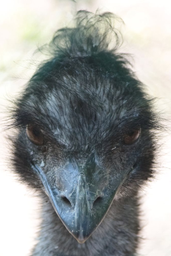
#> input picture lab6/4demosaicking.png, 171 x 256 px, shrunk from 381 x 571 before the run
$ python lab6.py
#> lines starting #> are read from the running program, lines starting #| are printed output that depends on the picture
#> further down, img is the input picture: shape (256, 171, 3) float32; mean R, G, B 0.586, 0.6, 0.595
#!/usr/bin/env python

import os, sys
import matplotlib.image as mpimg
import matplotlib.pyplot as plt
import numpy as np
import math

################################
## mosaic/DEmosaic functions: ##
################################
def mosaic(img, mask):
    mask_lx = len(mask[0])
    mask_ly = len(mask)
    img_lx = len(img[0])
#> img_lx = 171
    img_ly = len(img)
#> img_ly = 256
#    out = np.array([[0]*img_lx]*img_ly, dtype='float')
    out = np.zeros((img_ly,img_lx), 'float')
    for y in range(img_ly):
        for x in range(img_lx):
            out[y][x] = (img[y][x][0]*mask[y%mask_ly][x%mask_lx][0] +
                         img[y][x][1]*mask[y%mask_ly][x%mask_lx][1] +
                         img[y][x][2]*mask[y%mask_ly][x%mask_lx][2])
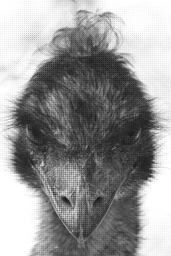
#> out: shape (256, 171) float64; min 0.098, max 1, mean 0.595

    return out

def demosaic(img, mask):
    mask_lx = len(mask[0])
    mask_ly = len(mask)
    img_lx = len(img[0]) - 1
#> img_lx = 170
    img_ly = len(img) - 1
#> img_ly = 255
    out = np.zeros((img_ly,img_lx,3), 'float')
    #np.array([[3]*img_lx]*img_ly, dtype='float')
    #print (img[50][60])
    z = 0
    for y in range(img_ly):
        for x in range(img_lx):
            for c in range(3):
                out[y][x][c] = (img[y][x]*mask[y%mask_ly][x%mask_lx][c] +
                                img[y][x+1]*mask[y%mask_ly][(x+1)%mask_lx][c] +
                                img[y+1][x]*mask[(y+1)%mask_ly][x%mask_lx][c] +
                                img[y+1][x+1]*mask[(y+1)%mask_ly][(x+1)%mask_lx][c]) / (
                                    mask[y%mask_ly][x%mask_lx][c] +
                                    mask[y%mask_ly][(x+1)%mask_lx][c] +
                                    mask[(y+1)%mask_ly][x%mask_lx][c] +
                                    mask[(y+1)%mask_ly][(x+1)%mask_lx][c])
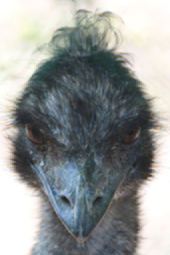
#> out: shape (255, 170, 3) float64; mean of channels 0, 1, 2 0.583, 0.597, 0.592; drawn as R, G, B
    return out

def demosaic_adv(img, mask, window, step):
    mask_lx = len(mask[0])
    mask_ly = len(mask)
    img_lx = math.trunc( (len(img[0]) - (window[1] - 1) ) / step[1])
#> img_lx = 171
    img_ly = math.trunc( (len(img) - (window[0] - 1) ) / step[0])
#> img_ly = 256
    out = np.zeros((img_ly,img_lx,3), 'float')
    #np.array([[3]*img_lx]*img_ly, dtype='float')
    #print (img[50][60])
    z = 0
    for ly in range(img_ly):
        y = ly * step[0]
        for lx in range(img_lx):
            x = lx * step[1]
            for c in range(3):
                csum = 0
                msum = 0
                for wy in range(window[0]):
                    for wx in range (window[1]):
                        csum += img[y + wy][x + wx]*mask[(y+wy)%mask_ly][(x+wx)%mask_lx][c]
                        msum += mask[(y+wy)%mask_ly][(x+wx)%mask_lx][c]
                out[ly][lx][c] = csum/msum
#> out: shape (256, 171, 3) float64; 66.67% of the values are NaN or infinite; the others: min 0.098, max 1, mean 0.595
    return out


###########
## CFAs: ##
###########
def BAYER_MASK():
    return [
        [[0,1,0], [1,0,0]],
        [[0,0,1], [0,1,0]]
            ]

def XTRANS_MASK():
    return [
        [[0,1,0], [0,0,1], [0,1,0],   [0,1,0], [1,0,0], [0,1,0]],
        [[1,0,0], [0,1,0], [1,0,0],   [0,0,1], [0,1,0], [0,0,1]],
        [[0,1,0], [0,0,1], [0,1,0],   [0,1,0], [1,0,0], [0,1,0]],

        [[0,1,0], [1,0,0], [0,1,0],   [0,1,0], [0,0,1], [0,1,0]],
        [[0,0,1], [0,1,0], [0,0,1],   [1,0,0], [0,1,0], [1,0,0]],
        [[0,1,0], [1,0,0], [0,1,0],   [0,1,0], [0,0,1], [0,1,0]],
            ]


os.makedirs( "sprawozdanie/img", exist_ok=True)

img = mpimg.imread('4demosaicking.png')
mos = mosaic(img, BAYER_MASK())
dmos = demosaic(mos, BAYER_MASK())
mpimg.imsave('sprawozdanie/img/bayer_mos.png', demosaic_adv(mos, BAYER_MASK(), [1, 1], [1, 1]))
mpimg.imsave('sprawozdanie/img/bayer_dmos.png', dmos)

mos = mosaic(img, XTRANS_MASK())
#> after the loop in mosaic (call 2), `for y in range(img_ly):`:
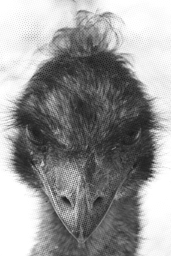
#> out: shape (256, 171) float64; min 0.098, max 1, mean 0.596
dmos = demosaic(mos, XTRANS_MASK())
#> after the loop in demosaic (call 2), `for y in range(img_ly):`: out: shape (255, 170, 3) float64; 7.32% of the values are NaN or infinite; the others: min 0.098, max 1, mean 0.591
mpimg.imsave('sprawozdanie/img/xtrans_mos.png', demosaic_adv(mos, XTRANS_MASK(), [1, 1], [1, 1]))
#> after the loop in demosaic_adv (call 2), `for ly in range(img_ly):`: out: shape (256, 171, 3) float64; 66.67% of the values are NaN or infinite; the others: min 0.098, max 1, mean 0.596
mpimg.imsave('sprawozdanie/img/xtrans_dmos.png', dmos)
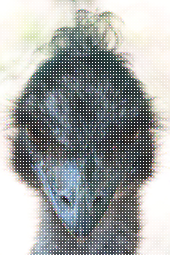
#> saved as xtrans_dmos.png: shape (255, 170, 4); mean R, G, B, A 132.6, 135.5, 134.4, 227; transparent parts drawn white

dmos = demosaic_adv(mos, XTRANS_MASK(), [3, 3], [1, 1])
#> in demosaic_adv (call 3), `img_lx = math.trunc( (len(img[0]) - (window[1] - 1) ) / step[1])`: img_lx = 169
#> in demosaic_adv (call 3), `img_ly = math.trunc( (len(img) - (window[0] - 1) ) / step[0])`: img_ly = 254
#> after the loop in demosaic_adv (call 3), `for ly in range(img_ly):`:
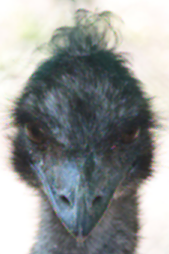
#> out: shape (254, 169, 3) float64; mean of channels 0, 1, 2 0.58, 0.594, 0.589; drawn as R, G, B
mpimg.imsave('sprawozdanie/img/xtrans_dmos_adv_w3.png', dmos)

#plt.imshow(dmos, cmap='gray',  interpolation='nearest')
#plt.imshow(dmos)
#plt.show()
